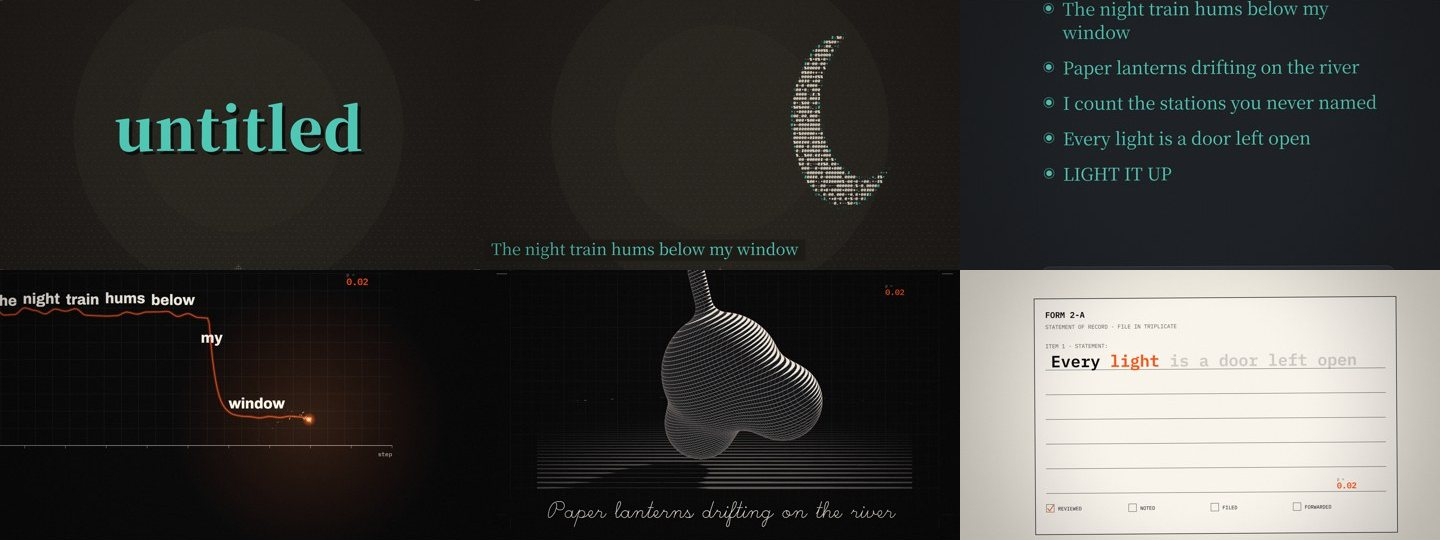
#> input picture mv-studio/styles/interface/look.jpg, 1440 x 540 px
$ python -i jury_pack.py   (imports and definitions only)
#> lines starting #> are read from the running program, lines starting #| are printed output that depends on the picture
#!/usr/bin/env python3
"""The pictures an independent jury reviews a film from (references/09 §8).

  python tools/jury_pack.py render/mv.mp4 [--out render/jury] [--hero 61.2,140.5] [--selftest]

From analysis/audio.json sections it writes into --out:
  sheets/NN_<label>/sheet_00.jpg   one contact sheet per section: 25 frames spread over it (tools/review_sheets.py)
  lines/sheet_NN.jpg               the line sheet: one frame per sung line (analysis/cues.json), the one with the most
                                   type of five across the line, 5 x 4 per sheet, labelled with the line number, time
                                   and section: how the type changes with the lines, section by section
  strips/<t>.jpg                   every frame of 1 s as a 10 x 3 filmstrip (a slam or an overshoot lasts 2-4 frames), at
                                   the start of every chorus / hook / drop / instrumental section, every 10 s inside
                                   an instrumental stretch over 12 s (no line starts in it: where a build or a solo is)
                                   and at each --hero time (song seconds): how the fastest moves and the hero moments move
  cuts/<t>.jpg                     every frame from 0.3 s before to 0.3 s after each shot cut and lyric cut (plan/shots.json)
                                   and each time render/pops.json or render/<video>_flash.json flags: transitions,
                                   overlapping lyrics, pops (at most 40, at least 0.6 s apart)
  stills/<t>.png                   a full-resolution frame at the middle of each section: edges, type, banding, aliasing
  index.md                         the list with times and section names (no lyric text) and tools/motion_check.py's
                                   motion per second, for the jury prompt
Times are song seconds; the file's mv_start tag (or --start) maps them to the video. Needs ffmpeg.
mv-studio (MIT). Adapted from the review process of mg-styles-15 (Vincentwei1021, MIT).
"""
import argparse
import json
import re
import shutil
import subprocess
import sys
from pathlib import Path

ROOT = Path(__file__).resolve().parent.parent
FF = shutil.which("ffmpeg") or "ffmpeg"
HOOK = re.compile(r"chorus|hook|sabi|drop|climax|サビ|interlude|solo|inst|break|riff|間奏", re.I)


# [23 lines left out: functions plan, line_plan, not called in this run]


def line_times(t0, end):
    """Five times across a line, the middle first (it wins a tie)."""
    return [round(t0 + (end - t0) * k, 2) for k in (0.5, 0.3, 0.7, 0.1, 0.9)]


def edges(im):
    """How much fine detail a frame has (mean edge strength, the 1 px border left out): type on screen raises it."""
    from PIL import ImageFilter, ImageStat
    e = im.convert("L").filter(ImageFilter.FIND_EDGES)
    return ImageStat.Stat(e.crop((1, 1, e.width - 1, e.height - 1))).mean[0]


# [150 lines left out: functions line_sheets, cut_plan, load, main, not called in this run]


# [2 lines not run here, left out]

>>> from PIL import Image
>>> picture = Image.open('../../mv-studio/styles/interface/look.jpg')
#> picture is the input picture: PIL image 1440x540 RGB; mean R, G, B 61.7, 60.9, 58.2
>>> result = edges(picture)
#> in edges, `e = im.convert("L").filter(ImageFilter.FIND_EDGES)`:
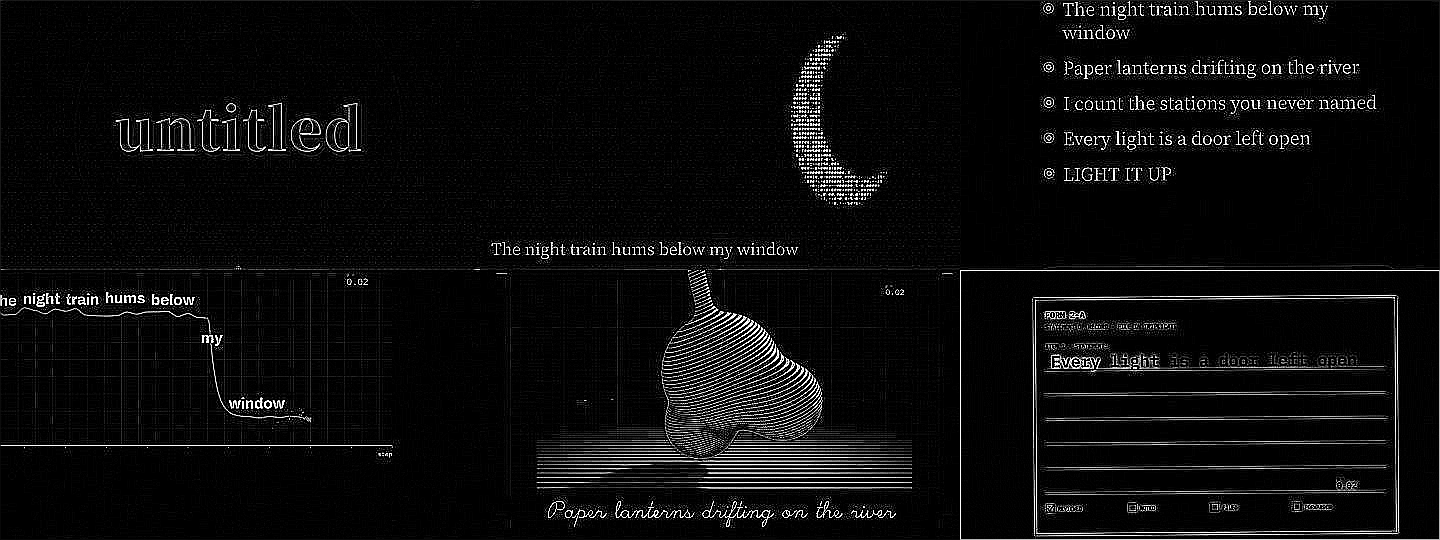
#> e: PIL image 1440x540 L; min 0, max 255, mean 12.2
#> result = 11.98
